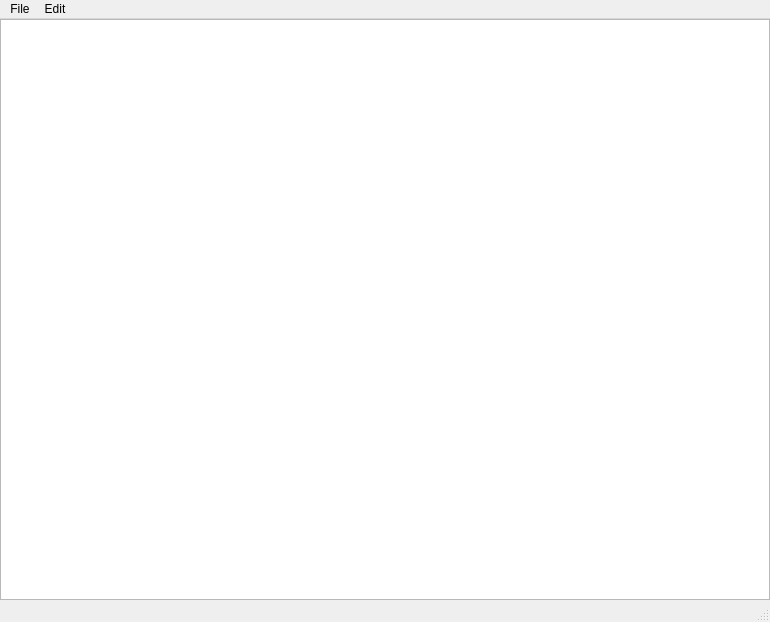
<?xml version="1.0" encoding="UTF-8"?>
<ui version="4.0">
 <class>MainWindow</class>
 <widget class="QMainWindow" name="MainWindow">
  <property name="geometry">
   <rect>
    <x>0</x>
    <y>0</y>
    <width>770</width>
    <height>622</height>
   </rect>
  </property>
  <property name="windowTitle">
   <string>CBTextEditor</string>
  </property>
  <widget class="QWidget" name="centralwidget">
   <layout class="QGridLayout" name="gridLayout">
    <property name="leftMargin">
     <number>0</number>
    </property>
    <property name="topMargin">
     <number>0</number>
    </property>
    <property name="rightMargin">
     <number>0</number>
    </property>
    <property name="bottomMargin">
     <number>0</number>
    </property>
    <item row="0" column="0">
     <widget class="QTextEdit" name="textEdit"/>
    </item>
   </layout>
  </widget>
  <widget class="QMenuBar" name="menubar">
   <property name="geometry">
    <rect>
     <x>0</x>
     <y>0</y>
     <width>770</width>
     <height>21</height>
    </rect>
   </property>
   <widget class="QMenu" name="menuFile">
    <property name="title">
     <string>File</string>
    </property>
   </widget>
   <widget class="QMenu" name="menuEdit">
    <property name="title">
     <string>Edit</string>
    </property>
   </widget>
   <addaction name="menuFile"/>
   <addaction name="menuEdit"/>
  </widget>
  <widget class="QStatusBar" name="statusbar"/>
 </widget>
 <resources/>
 <connections/>
</ui>
